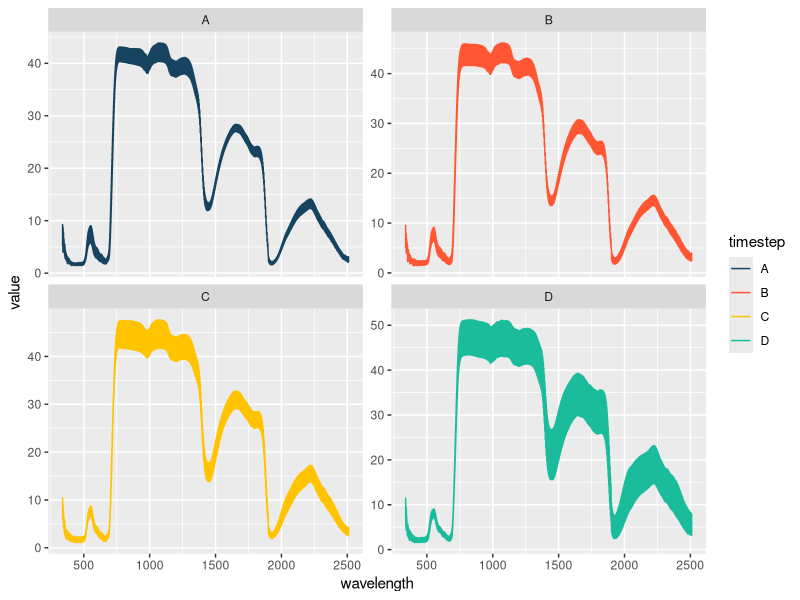
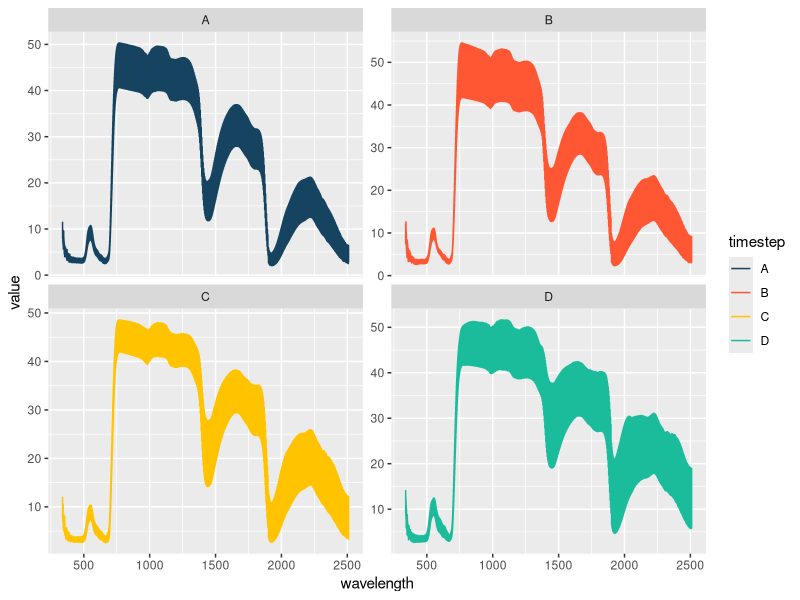
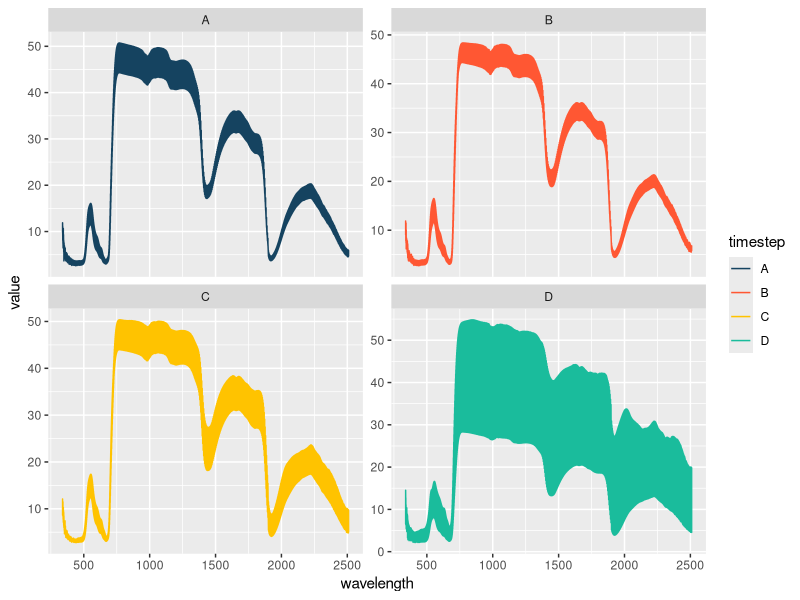
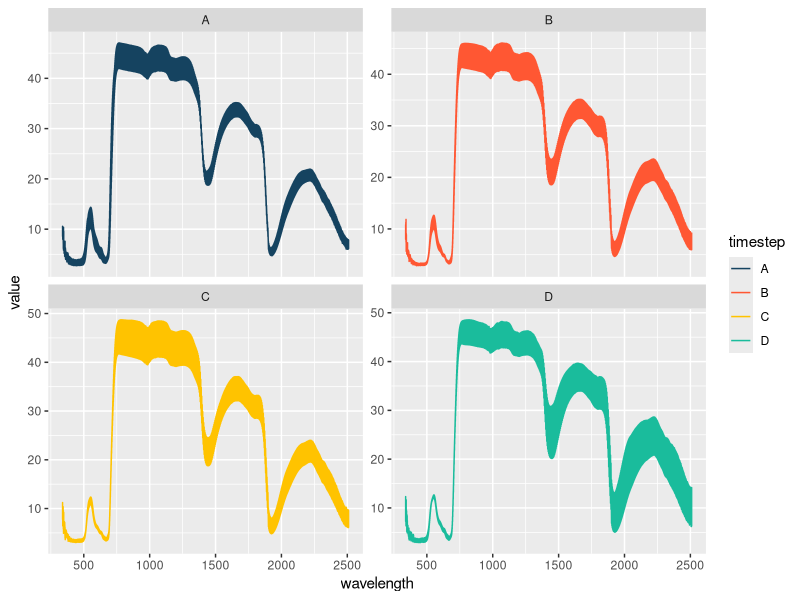
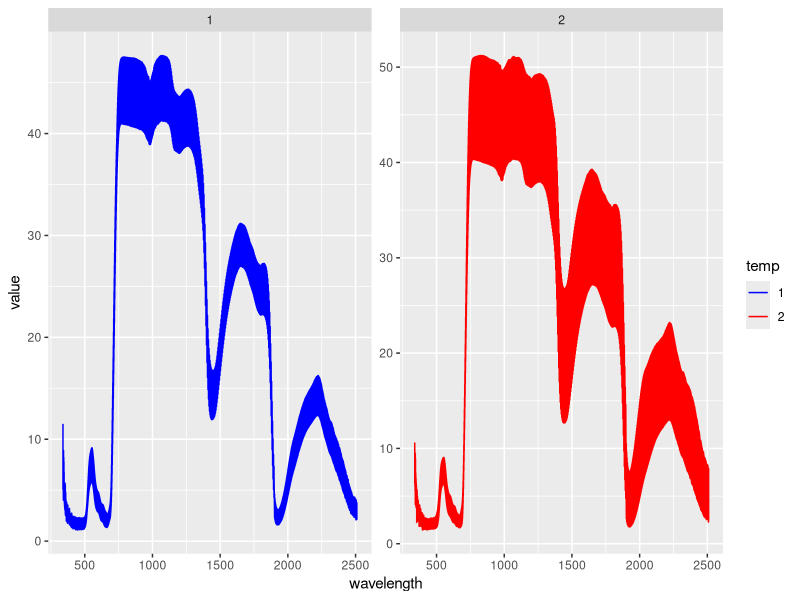
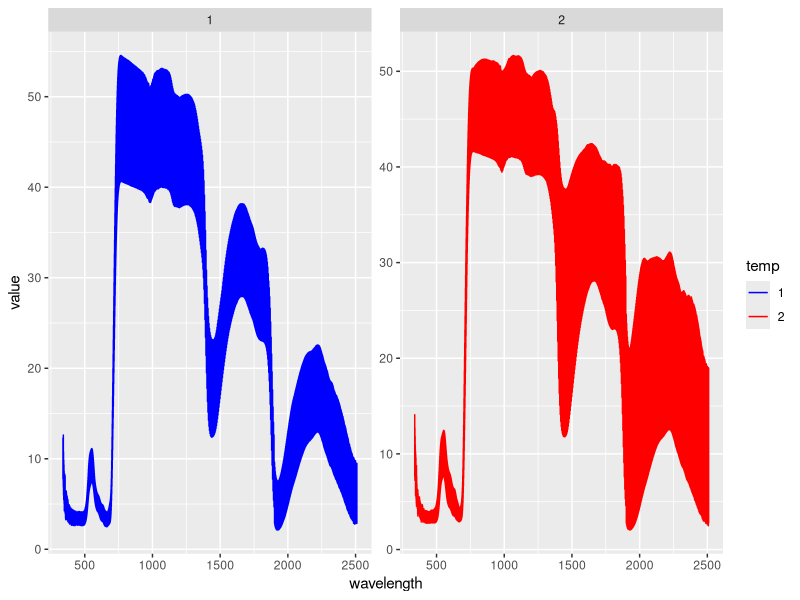
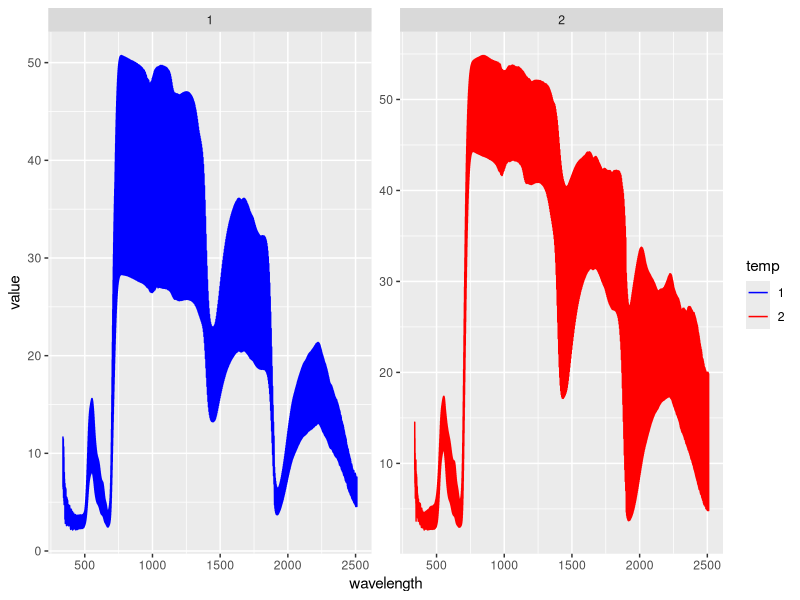
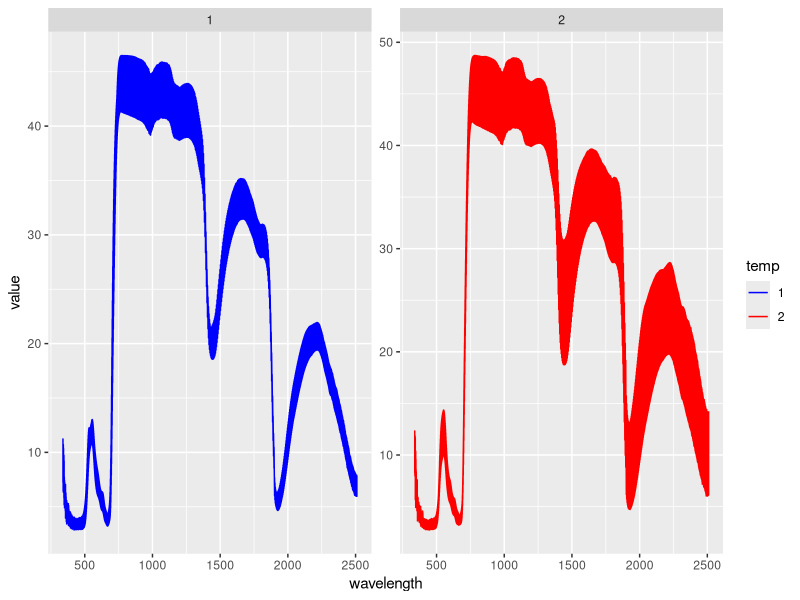

R code for these plots, in order: (Note: this script raises an error after producing the figures.)
setwd("C:/Desktop/Spec2025/SPEC_School/spec_school_2025/MLBS_2025_spectra")
specs<-read.csv("MLBS2025_SPEC_School_spectra_final.csv")

#calculate indices
#split into groups
library(ggplot2)
library(tidyverse)

specs2 <- specs %>%
  pivot_longer(
    cols = -wavelength,
    names_to = "label",
    values_to = "value"
  )
head(specs2)


specs2 <- specs2 %>% 
  mutate(timestep = substr(label,1,1),
         species = substr(label,2,3),
         individual = substr(label,4,4),
         temp = substr(label,6,6))

specs2<-specs2[-1,]


getwd()
write.csv(specs2, "facet_spectra.csv")

tcolor<-c("#154360", "#FF5733", "#FFC300", "#1ABC9C")
trtcolor<-c("red","blue")

#by species and timestep
BOs <-subset(specs2, species == "BO")
ggplot(data=BOs, aes(x=wavelength, y=value, color=timestep))+geom_line(linewidth=0.5)+
  scale_color_manual(values = tcolor)+
  facet_wrap(~ timestep, scales = "free_y")

WOs<-subset(specs2, species == "WO")
ggplot(data=WOs, aes(x=wavelength, y=value, color=timestep))+geom_line(linewidth=0.5)+
  scale_color_manual(values = tcolor)+
  facet_wrap(~ timestep, scales = "free_y")

RMs<-subset(specs2, species == "RM")
ggplot(data=RMs, aes(x=wavelength, y=value, color=timestep))+geom_line(linewidth=0.5)+
  scale_color_manual(values = tcolor)+
  facet_wrap(~ timestep, scales = "free_y")

SMs<-subset(specs2, species == "SM")
ggplot(data=SMs,aes(x=wavelength, y=value, color=timestep))+geom_line(linewidth=0.5)+
  scale_color_manual(values = tcolor)+
  facet_wrap(~ timestep, scales = "free_y")


trtcolor<-c("blue", "red")
#by species and treatment
BOs <-subset(specs2, species == "BO")
ggplot(data=BOs, aes(x=wavelength, y=value, color=temp))+geom_line(linewidth=0.5)+
  scale_color_manual(values = trtcolor)+facet_wrap(~ temp, scales = "free_y")

WOs<-subset(specs2, species == "WO")
ggplot(data=WOs, aes(x=wavelength, y=value, color=temp))+geom_line(linewidth=0.5)+
  scale_color_manual(values = trtcolor)+facet_wrap(~ temp, scales = "free_y")

RMs<-subset(specs2, species == "RM")
ggplot(data=RMs, aes(x=wavelength, y=value, color=temp))+geom_line(linewidth=0.5)+
  scale_color_manual(values = trtcolor)+facet_wrap(~ temp, scales = "free_y")

SMs<-subset(specs2, species == "SM")
ggplot(data=SMs,aes(x=wavelength, y=value, color=temp))+geom_line(linewidth=0.5)+
  scale_color_manual(values = trtcolor)+facet_wrap(~ temp, scales = "free_y")       


indcolor<-c("green", "yellow", "orange")
BOs <-subset(specs2, species == "BO")
ggplot(data=BOs, aes(x=wavelength, y=value, color=individual))+geom_line(linewidth=0.5)+
  scale_color_manual(values = indcolor)+facet_wrap(~ individual, scales = "free_y")

WOs<-subset(specs2, species == "WO")
ggplot(data=WOs,  aes(x=wavelength, y=value, color=individual))+geom_line(linewidth=0.5)+
  scale_color_manual(values = indcolor)+facet_wrap(~ individual, scales = "free_y")

RMs<-subset(specs2, species == "RM")
ggplot(data=RMs,  aes(x=wavelength, y=value, color=individual))+geom_line(linewidth=0.5)+
  scale_color_manual(values = indcolor)+facet_wrap(~ individual, scales = "free_y")

SMs<-subset(specs2, species == "SM")
ggplot(data=SMs, aes(x=wavelength, y=value, color=individual))+geom_line(linewidth=0.5)+
  scale_color_manual(values = indcolor)+facet_wrap(~ individual, scales = "free_y")

#try to get at leaf timeseries
ggplot(data=WOs, aes(x=wavelength, y=value, color=trt))+geom_line()

getwd()
setwd("C:/Desktop/Spec2025/SPEC_School/spec_school_2025/leaf_level_spectra")
wa<-read.csv("weight.area.csv")

wa2<-pivot_longer(wa, )
?pivot_longer

#mess around with weight & area
ggplot(data=wa, aes(x=Weight.A_g, y=Area_cm2))+geom_point()
ggplot(data=wa, aes(x=Weight.B_g, y=Area_cm2))+geom_point()
ggplot(data=wa, aes(x=Weight.C_g, y=Area_cm2))+geom_point()
ggplot(data=wa, aes(x=Weight.D_g, y=Area_cm2))+geom_point()

#calculate some indices??


#leaf water content (LWC) from Yu et al. 2001 eq 9.1
#497.2 exp(−7.1936 R1483)

specs2$LWC <- ifelse(specs2$wavelength == 1483.8,
                        497.2 * exp(-7.1936 * specs2$value),
                        NA)  

# For subsetting rows with non-missing LWC:
LWC <- specs2[!is.na(specs2$LWC), ]

LWC<-LWC[-1,]

ggplot(data=LWC, aes(x=timestep, y=LWC))+geom_bar(stat="identity")

wa$wcontent<-wa$Weight.A_g-wa$final_weight_G

#average across plants//species level trends
#calc more indices
#

